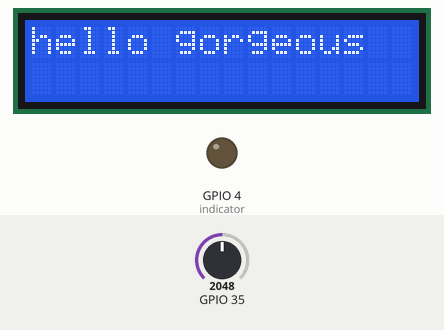
Simulated run of this sketch. Board: ESP32. Shown: 16×2 character LCD, output pins drawn as LEDs (lit = HIGH). The inputs (shaded band) are chosen by the test bench; at power-on: GPIO 35 = 2048. WiFi joins after 1.5 s; servers stay silent unless stated; the modem accepts every AT command (registered, SIM ready, sends succeed) and sends nothing else; what the sketch prints to the serial monitor is not drawn.

Above: at 1.9 s.
At 3.5 s:
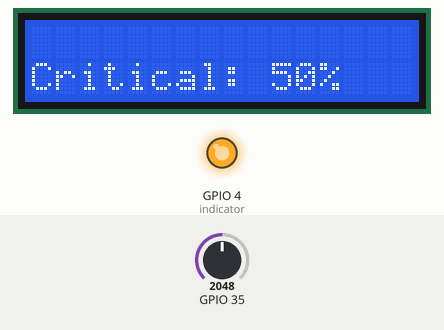
3.6 s: GPIO 35 set to 2520
At 6.4 s:
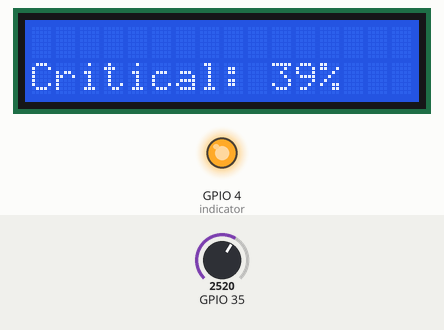
6.9 s: GPIO 35 set to 2640
At 8.9 s:
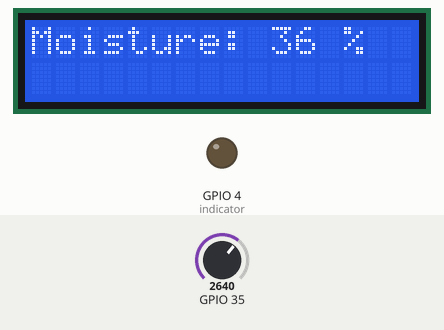
9.3 s: GPIO 35 set to 2866
At 10.4 s:
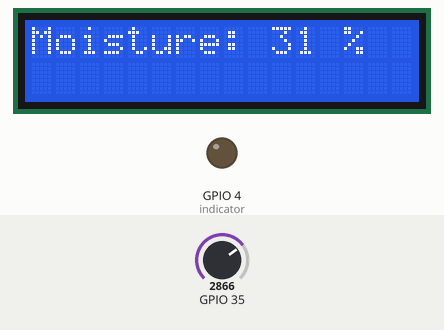
Timing chart, 0 to 12.3 s (numbered marks = the images above; inputs shaded):
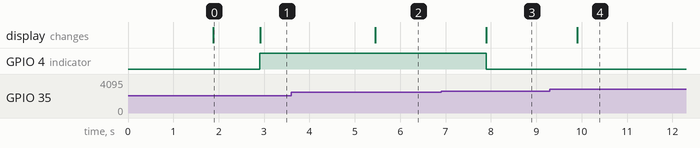

Measured:
- the behaviour switches between 2579 and 2580 on GPIO 35 (found by bisection; images 2 and 3)
- after the input at 3.6 s, the display: changes after 1.8 s (image 2)
- after the input at 6.9 s, GPIO 4 (indicator): HIGH → LOW after 1.0 s; the display: changes after 1.0 s (image 3)
- after the input at 9.3 s, the display: changes after 0.60 s (image 4)
- what the display in image 0 shows lasts 1.0 s, from 1.9 s to 2.9 s

The sketch:

gsm_with_esp32.ino
```cpp
#define BLYNK_TEMPLATE_ID "TMPL2KdPziaiC"
#define BLYNK_TEMPLATE_NAME "moisture"
#define BLYNK_AUTH_TOKEN "cTYacVsoiYsHiR-WPngGLn9AtZdai_eT"

#define BLYNK_PRINT Serial

#include <WiFi.h>
#include <BlynkSimpleEsp32.h>
#include <LiquidCrystal_I2C.h>
#include <Wire.h>
#include <HardwareSerial.h>

LiquidCrystal_I2C lcd(0x27, 16, 2);
HardwareSerial gsmSerial(2);

char auth[] = "cTYacVsoiYsHiR-WPngGLn9AtZdai_eT";
char ssid[] = "mark";
char pass[] = "KCPOiP2N";

unsigned long lastSMSTime = 0;
const unsigned long smsInterval = 600000; // 10 minutes in milliseconds
bool smsSent = false;

int sensorVal;
int percentage;
int indicator = 4;
BlynkTimer timer;

void myTimer() {
    sensorVal = analogRead(35);
    percentage = map(sensorVal, 0, 4095, 100, 0);
    Serial.print("Percentage is: ");
    Serial.println(percentage);
    lcd.clear();
    lcd.setCursor(0, 0);
    lcd.print("Moisture: ");
    lcd.print(percentage);
    lcd.print(" %");

    Blynk.virtualWrite(V0, percentage);

    if (percentage >= 38) {
        digitalWrite(indicator, HIGH);
        lcd.clear();
        lcd.setCursor(0, 1);
        lcd.print("Critical: ");
        lcd.print(percentage);
        lcd.print("%");

        unsigned long currentTime = millis();

        if (!smsSent) { // If SMS has not been sent since the condition was first met
            Serial.println("Threshold hit, attempting to send SMS...");
            sendSMS("Critical alert! Moisture level is very high.");
            lastSMSTime = currentTime;
            smsSent = true;
        } else if (currentTime - lastSMSTime >= smsInterval) {
            Serial.println("Threshold condition persists, sending another SMS...");
            sendSMS("Reminder: Moisture level remains critically high.");
            lastSMSTime = currentTime; // Update the last SMS time
        }
    } else {
        digitalWrite(indicator, LOW);
        smsSent = false; // Reset smsSent if the condition is no longer met
    }
}

void setup() {
    Serial.begin(115200);
    gsmSerial.begin(9600, SERIAL_8N1, 16, 17);
    Wire.begin(21, 22);
    lcd.init();
    lcd.backlight();
    pinMode(indicator, OUTPUT);

    Blynk.begin(auth, ssid, pass);
    lcd.setCursor(0, 0);
    lcd.print("hello gorgeous");

    timer.setInterval(1000L, myTimer);
}

void loop() {
    Blynk.run();
    timer.run();
}

void sendSMS(const char* message) {
    gsmSerial.println("AT");
    delay(500);
    if (gsmSerial.find("OK")) {
        Serial.println("GSM Module is ready");
        gsmSerial.println("AT+CMGF=1");
        delay(500);
        gsmSerial.println("AT+CMGS=\"+250785097557\"");
        delay(500);
        gsmSerial.print(message);
        delay(500);
        gsmSerial.write(26); // CTRL+Z
        delay(500);
        Serial.println("SMS sent successfully.");
    } else {
        Serial.println("Failed to communicate with GSM module.");
    }
}
```
